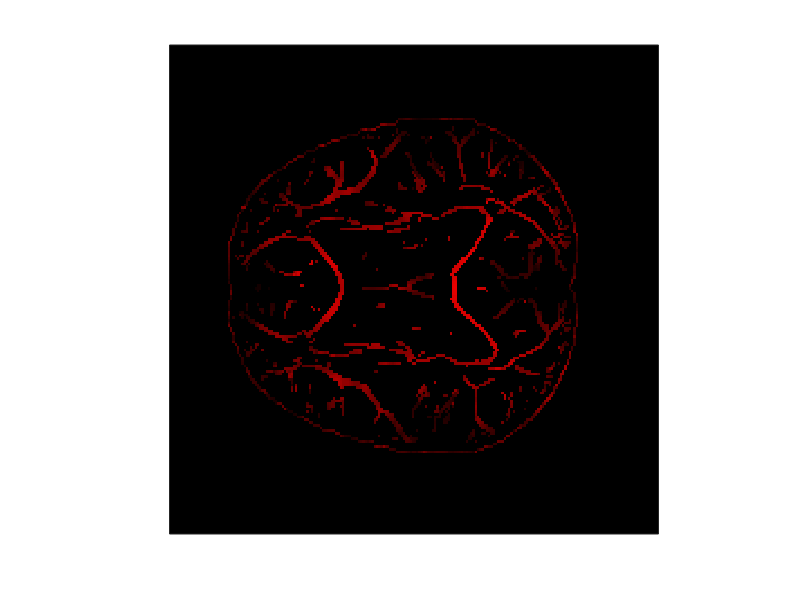

Here is the MATLAB script that generated this plot: (Note: this script raises an error after producing the figure.)
clear
clc
load database1.txt;
M=size(database1);
A(:,:,1) = database1*255;%R 0-255
A(:,:,2) = zeros(M(1),M(2));%G
A(:,:,3) = zeros(M(1),M(2));%B
P = uint8(A);
imagesc(P);
axis square;
set(gca,'XTick',[],'YTick',[]);
legend('sin(x)','cos(x)')
legend('boxoff')
%imwrite(P,'matdata.bmp','bmp');   % p = imread('matdata.bmp'); imagesc(p);